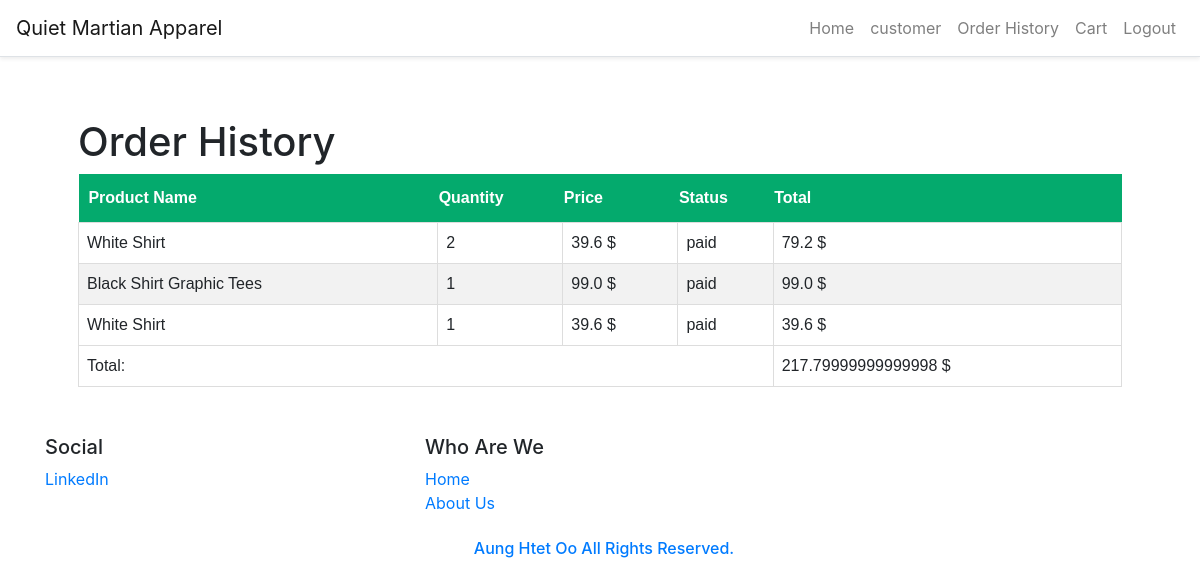
The page /order-history (signed in) on the database as committed earlier.
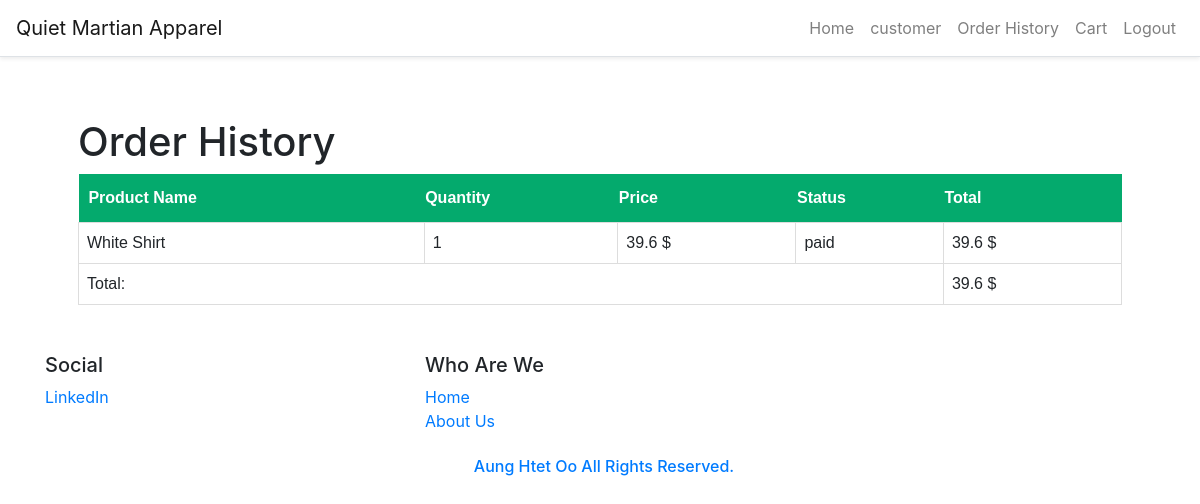
The same page on the database as committed later.
### website/models.py (models this page shows)
class Order(db.Model, UserMixin):
    id = db.Column(db.Integer, primary_key=True)
    customer_id = db.Column(db.Integer, db.ForeignKey('customer.id'))
    product_id = db.Column(db.Integer, db.ForeignKey('product.id'))
    order_no = db.Column(db.String(150), unique=True)
    quantity = db.Column(db.Integer)
    color = db.Column(db.String(30))
    price = db.Column(db.Float)
    order_total = db.Column(db.Float)
    order_date = db.Column(db.DateTime, default=func.now())
    order_status = db.Column(db.String(150))
    payments = db.relationship('Payment')
    product = db.relationship('Product', lazy=True)
    customer = db.relationship('Customer', lazy=True)

class Product(db.Model, UserMixin):
    id = db.Column(db.Integer, primary_key=True)
    brand_id = db.Column(db.Integer, db.ForeignKey('brand.id'))
    category_id = db.Column(db.Integer, db.ForeignKey('category.id'))
    title = db.Column(db.String(150))
    description = db.Column(db.String(255))
    stock = db.Column(db.Integer)
    discount_id = db.Column(db.Integer, db.ForeignKey('discount.id'))
    price = db.Column(db.Float)
    color_id = db.Column(db.Integer, db.ForeignKey('color.id'))
    image_1 = db.Column(db.String(150))
    image_2 = db.Column(db.String(150))
    image_3 = db.Column(db.String(150))
    created_date = db.Column(db.DateTime, default=func.now())
    created_by_id = db.Column(db.Integer)
    updated_date = db.Column(db.DateTime, default=func.now())
    updated_by_id = db.Column(db.Integer)
    brand = db.relationship('Brand')
    category = db.relationship('Category')
    color = db.relationship('Color')
    colors = db.relationship('Color', secondary='product_color')
    orders = db.relationship('Order', lazy=True)
    discount = db.relationship('Discount', lazy=True)

### website/auth.py (the view)
@auth.route('/order-history')
@login_required
def order_history():
    customer_id = current_user.id
    orders = Order.query.filter_by(customer_id=customer_id, order_status='paid').all()
    total = sum(order.order_total for order in orders)
    print(f"Number of orders: {len(orders)}")
    return render_template("customer/order_history.html", orders=orders, total=total, user=current_user)

### website/templates/customer/order_history.html (shortened to what this page needs)
{% extends "customer/layout.html" %}
{% block navbar %}
    {% include 'customer/base.html' %}
{% endblock %}
{% block main %}
<link rel="stylesheet" href="static/payment.css">
    <h1>Order History</h1>
    {% if orders %}
        <table class="history">
            <thead>
                <tr>
                    <th>&nbsp;&nbsp;Product Name</th>
                    <th>Quantity</th>
                    <th>Price</th>
                    <th>Status</th>
                    <th>Total</th>
                </tr>
            </thead>
            <tbody>
                {% for order in orders %}
                    <tr>
                        <td>{{ order.product.title }}</td>
                        <td>{{ order.quantity }}</td>
                        <td>{{ order.price }} $</td>
                        <td>{{ order.order_status }}</td>
                        <td>{{ order.order_total }} $</td>
                    </tr>
                {% endfor %}
            </tbody>
            <tfoot>
                <tr>
                    <td colspan="4">Total:</td>
                    <td>{{ total }} $</td>
                </tr>
            </tfoot>
        </table>
    {% else %}
        <p>Your Order History is empty.</p>
    {% endif %}
{% endblock %}
{% block footer %}
    {% include 'customer/footer.html' %}
{% endblock %}

Rows that differ between the two databases and show on the page:
no longer on this page (row edited): Order: product "White Shirt", quantity "2", price "39.6", order_status "paid", order_total "79.2"
no longer on this page (row edited): Order: product "Black Shirt Graphic Tees", quantity "1", price "99.0", order_status "paid", order_total "99.0"
Other text that changed with them:
{{ total }}: "217.79999999999998" → "39.6"
